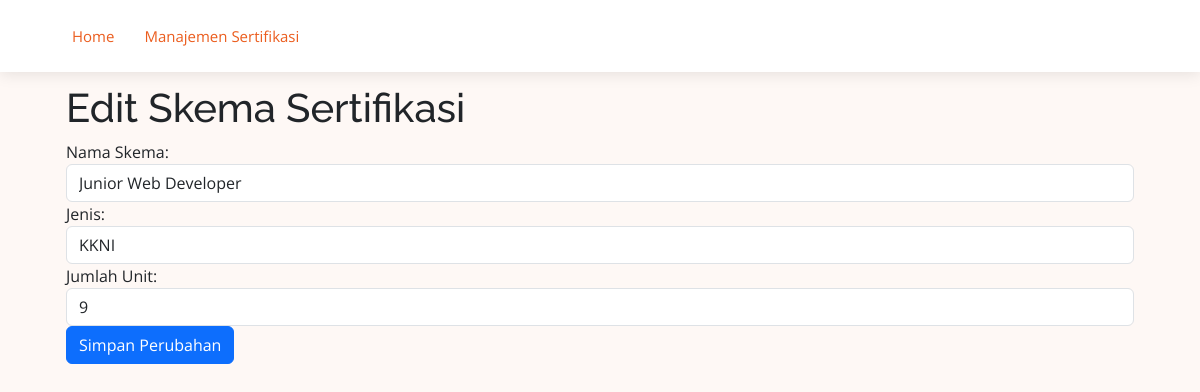
/edit_skema.php?kd_skema=SKM-001, run on the app's committed database.
### tables this page shows
CREATE TABLE `skema` (
  `kd_skema` varchar(10) NOT NULL,
  `nm_skema` varchar(255) DEFAULT NULL,
  `jenis` varchar(50) DEFAULT NULL,
  `jml_unit` int(11) DEFAULT NULL
);

### edit_skema.php (the view, shortened to what this page needs)
<?php
include 'koneksi.php';
$skema = [];
if (isset($_GET['kd_skema'])) {
    $kd_skema = $_GET['kd_skema'];
    $query = "SELECT * FROM skema WHERE kd_skema = '$kd_skema'";
    $result = mysqli_query($koneksi, $query);
    if (mysqli_num_rows($result) > 0) {
        $skema = mysqli_fetch_assoc($result);
    } else {
        echo "Skema tidak ditemukan.";
        exit;
    }
} else {
    echo "Parameter kd_skema tidak diberikan.";
    exit;
}
?>
<!DOCTYPE html>
<html lang="en">
<head>
    <link href="assets/vendor/aos/aos.css" rel="stylesheet">
    <link href="assets/vendor/bootstrap/css/bootstrap.min.css" rel="stylesheet">
    <link href="assets/vendor/bootstrap-icons/bootstrap-icons.css" rel="stylesheet">
    <link href="assets/vendor/boxicons/css/boxicons.min.css" rel="stylesheet">
    <link href="assets/vendor/glightbox/css/glightbox.min.css" rel="stylesheet">
    <link href="assets/vendor/swiper/swiper-bundle.min.css" rel="stylesheet">
    <link href="assets/css/style.css" rel="stylesheet">
</head>
<body style="background-color: #fef8f5">
    <header id="header" class="fixed-top d-flex align-items-center">
        <div class="container d-flex align-items-center justify-content-between">
            <nav id="navbar" class="navbar">
                <ul>
                    <li><a class="nav-link scrollto active" href="index.php">Home</a></li>
                    <li><a class="nav-link scrollto active" href="skema.php">Manajemen Sertifikasi</a></li>
                </ul>
            </nav>
        </div>
    </header>
    <section>
        <div class="container mt-6">
            <div class="container py-lg-4 py-2">
                <div class="container">
                    <h1>Edit Skema Sertifikasi</h1>
                    <form action="" method="post">
                        <div class="form-group">
                            <label for="nm_skema">Nama Skema:</label>
                            <input type="text" class="form-control" name="nm_skema" id="nm_skema"
                                value="<?php echo $skema['nm_skema']; ?>" required>
                        </div>
                        <div class="form-group">
                            <label for="jenis">Jenis:</label>
                            <input type="text" class="form-control" name="jenis" id="jenis"
                                value="<?php echo $skema['jenis']; ?>" required>
                        </div>
                        <div class="form-group">
                            <label for="jml_unit">Jumlah Unit:</label>
                            <input type="text" class="form-control" name="jml_unit" id="jml_unit"
                                value="<?php echo $skema['jml_unit']; ?>" required>
                        </div>
                        <button type="submit" class="btn btn-primary">Simpan Perubahan</button>
                    </form>
                </div>
            </div>
        </div>
</body>
</html>

### assets/css/style.css (style rules this page uses)
body { font-family: "Open Sans", sans-serif; color: #212529; }
a { color: #eb5d1e; text-decoration: none; }
h1, h2, h3, h4, h5, h6, .font-primary { font-family: "Raleway", sans-serif; }
#header { height: 72px; transition: all 0.5s; z-index: 997; transition: all 0.5s; background: #fff; box-shadow: 0px 2px 15px rgba(0, 0, 0, 0.1); }
.navbar { padding: 0; }
.navbar ul { margin: 0; padding: 0; display: flex; list-style: none; align-items: center; }
.navbar li { position: relative; }
.navbar a, .navbar a:focus { display: flex; align-items: center; justify-content: space-between; padding: 10px 0 10px 30px; font-size: 15px; color: #4e4039; white-space: nowrap; transition: 0.3s; }
.navbar a:hover, .navbar .active, .navbar .active:focus, .navbar li:hover>a { color: #eb5d1e; }
section { padding: 60px 0; overflow: hidden; }

### data on the page
skema: nm_skema "Junior Web Developer", jenis "KKNI", jml_unit "9"
